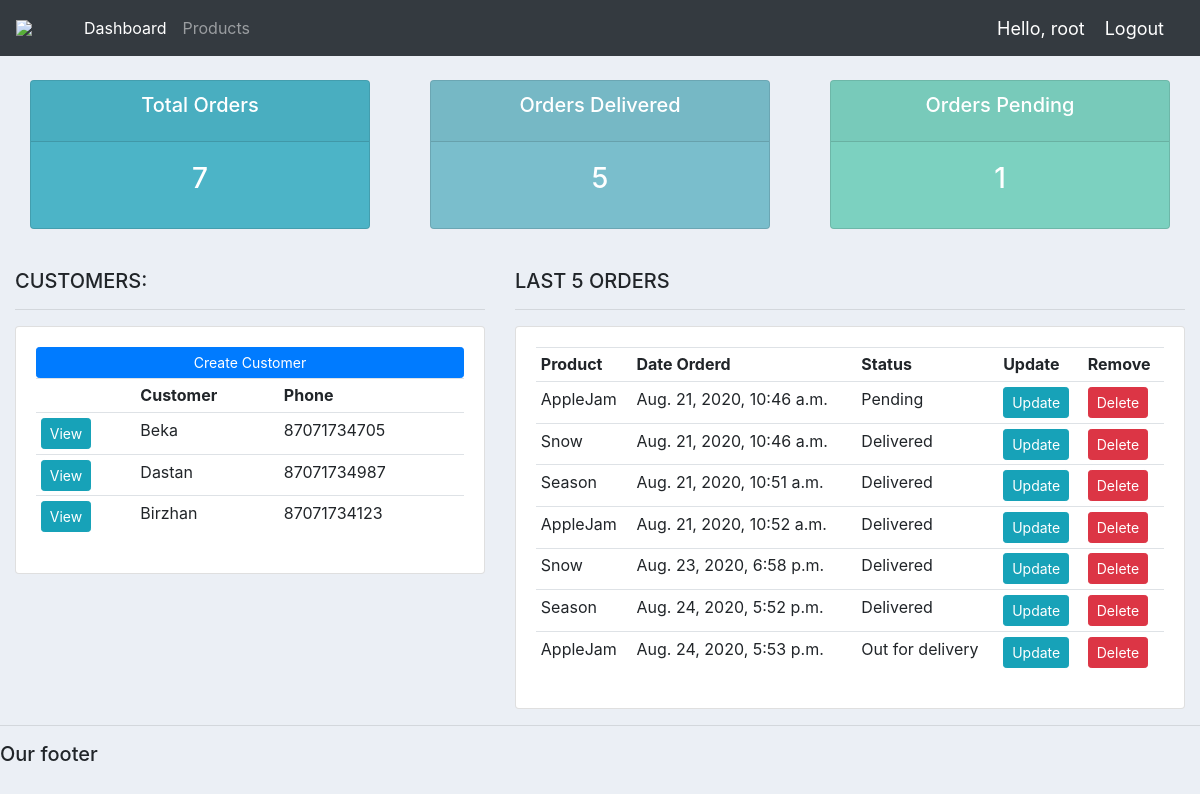
The page / (signed in) on the database as committed earlier.
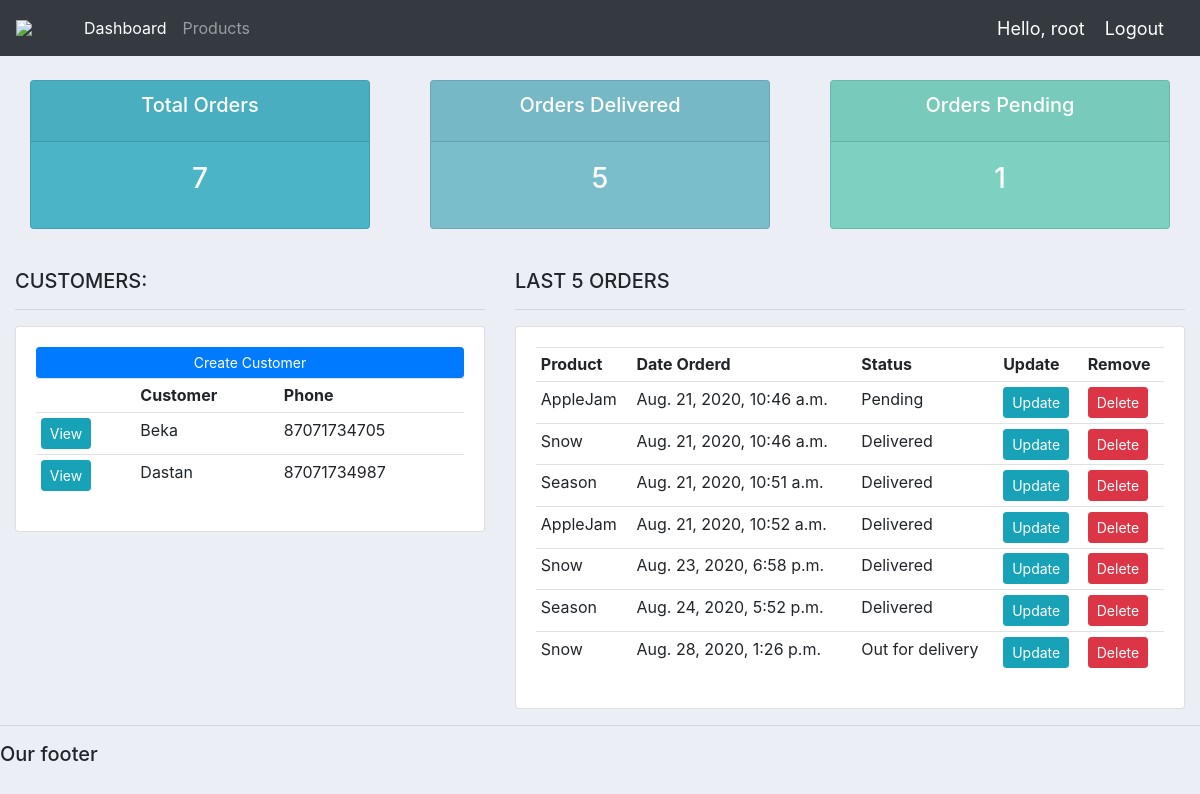
The same page on the database as committed later.
### accounts/models.py (models this page shows, shortened)
class Customer(models.Model):
    user = models.OneToOneField(User, null=True, blank=True, on_delete=models.CASCADE)
    name = models.CharField(max_length=200, null=True)
    phone = models.CharField(max_length=200, null=True)
    email = models.CharField(max_length=200, null=True)
    profile_pic = models.ImageField(default="profile1.png", null=True, blank=True)
    data_created = models.DateTimeField(auto_now_add=True, null=True)

class Order(models.Model):
    STATUS = (
        ('Pending', 'Pending'),
        ('Out for delivery', 'Out for delivery'),
        ('Delivered', 'Delivered'),
    )
    customer = models.ForeignKey(Customer, null=True, on_delete = models.SET_NULL)
    product = models.ForeignKey(Product, null=True, on_delete = models.SET_NULL)
    data_created = models.DateTimeField(auto_now_add=True, null=True)
    status = models.CharField(max_length=200, null=True, choices=STATUS)
    note = models.CharField(max_length=1000, null=True)

class Product(models.Model):
    CATEGORY = (
        ('Indoor', 'Indoor'),
        ('Out Door', 'Out Door'),
    )
    name = models.CharField(max_length=200, null=True)
    price = models.FloatField(null=True)
    category = models.CharField(max_length=200, null=True, choices=CATEGORY)
    description = models.CharField(max_length=200, null=True, blank=True)
    data_created = models.DateTimeField(auto_now_add=True, null=True)
    tags = models.ManyToManyField(Tag)
    def __str__(self):
        return self.name

### accounts/decorators.py (the view)
	def wrapper_function(request, *args, **kwargs):
		group = None
		if request.user.groups.exists():
			group = request.user.groups.all()[0].name
		if group == 'customer':
			return redirect('user-page')
		if group == 'admin':
			return view_func(request, *args, **kwargs)

### accounts/views.py (called while the page is built)
@login_required(login_url='login')
@admin_only
def home(request):
    orders = Order.objects.all()
    customers = Customer.objects.all()
    total_orders = orders.count()
    delivered = orders.filter(status='Delivered').count()
    pending = orders.filter(status='Pending').count()
    context = {'orders': orders, 'customers': customers,
               'total_orders': total_orders, 'delivered': delivered,
               'pending': pending}
    return render(request, 'accounts/dashboard.html', context)

### accounts/templates/accounts/dashboard.html
{%  extends 'accounts/main.html' %}
{% block content %}
{%  include 'accounts/Status.html' %}
<br>
<div class="row">
	<div class="col-md-5">
		<h5>CUSTOMERS:</h5>
		<hr>
		<div class="card card-body">
			<a class="btn btn-primary  btn-sm btn-block" href="">Create Customer</a>
			<table class="table table-sm">
				<tr>
                    <th></th>
					<th>Customer</th>
					<th>Phone</th>
				</tr>
                {%  for customer in customers %}
                    <tr>
                        <td><a class="btn btn-sm btn-info" href="{% url 'customer' customer.id %}">View</a></td>
                        <td>{{ customer.name }}</td>
                        <td>{{ customer.phone }}</td>
                    </tr>
                {% endfor %}
			</table>
		</div>
	</div>
	<div class="col-md-7">
		<h5>LAST 5 ORDERS</h5>
		<hr>
		<div class="card card-body">
			<table class="table table-sm">
				<tr>
					<th>Product</th>
					<th>Date Orderd</th>
					<th>Status</th>
					<th>Update</th>
					<th>Remove</th>
				</tr>
                {%  for order in orders %}
                    <tr>
                        <td>{{ order.product }}</td>
                        <td>{{ order.data_created }}</td>
                        <td>{{ order.status }}</td>
                        <td><a class="btn btn-sm btn-info" href="{% url 'update_order' order.id %}">Update</a></td>
                        <td><a class="btn btn-sm btn-danger" href="{% url 'delete_order' order.id %}">Delete</a></td>
                    </tr>
                {% endfor %}
			</table>
		</div>
	</div>
</div>
{% endblock %}

Rows that differ between the two databases and show on the page:
removed Customer: name "Birzhan", phone "87071734123"
removed Order: product "AppleJam", data_created "Aug. 24, 2020, 5:53 p.m.", status "Out for delivery"
added Order: product "Snow", data_created "Aug. 28, 2020, 1:26 p.m.", status "Out for delivery"
